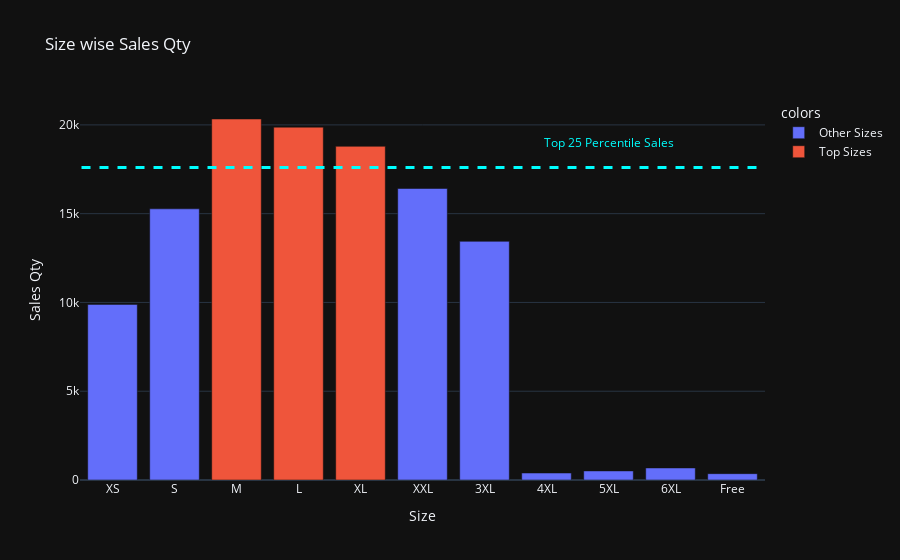

Notebook code for this chart:
### Code cell
# Size wise sales qty
top_sales = dataset[dataset.qty!=0].groupby('size', observed=True).qty.sum().reset_index().sort_values('size')
top_qty = np.percentile(top_sales.qty, [75])
top_sales['colors'] = np.where(top_sales.qty >= np.full(len(top_sales.qty), top_qty), 'lime', 'dodgerblue')
fig = px.bar(top_sales, x='size', y='qty', color = 'colors', template='plotly_dark', title='Size wise Sales Qty', labels={
    'qty':'Sales Qty', 'size':'Size'})
fig.for_each_trace(lambda t: t.update(name='Top Sizes' if t.name == 'lime' else 'Other Sizes'))
fig.add_shape(type="line",
              x0=-0.5,
              y0=top_qty[0],
              x1=len(top_sales['size'])-0.5,
              y1=top_qty[0],
              line=dict(
                  color="cyan",
                  width=3,
                  dash="dash"
              ))

fig.add_annotation(
    x=len(top_sales['size'])-3,
    y=top_qty[0]*1.08,
    xref="x",
    yref="y",
    text="Top 25 Percentile Sales",
    showarrow=False,
    font=dict(
        color="cyan",
        size=12
    ))
fig.update_xaxes(categoryorder='array', categoryarray=['XS', 'S', 'M', 'L', 'XL', 'XXL', '3XL', '4XL', '5XL', '6XL', 'Free'])
fig.show()

top_sizes = top_sales[top_sales['colors']=='lime']['size']
print(f'Among all the sizes the most common (Those in top 25 percentile) seem to be {', '.join(top_sizes.values[:-1])} & {top_sizes.values[-1]}\n')

### Figure 1 — Plotly figure (JSON) as saved in the notebook; plotly's stock layout.template omitted (floating-point values rounded to 4 significant figures)
{"data": [{"alignmentgroup": "True", "hovertemplate": "colors=dodgerblue<br>Size=%{x}<br>Sales Qty=%{y}<extra></extra>", "legendgroup": "dodgerblue", "marker": {"color": "#636efa", "pattern": {"shape": ""}}, "name": "Other Sizes", "offsetgroup": "dodgerblue", "orientation": "v", "showlegend": true, "textposition": "auto", "type": "bar", "x": ["XS", "S", "XXL", "3XL", "4XL", "5XL", "6XL", "Free"], "xaxis": "x", "y": [9891, 15272, 16418, 13440, 392, 511, 678, 357], "yaxis": "y"}, {"alignmentgroup": "True", "hovertemplate": "colors=lime<br>Size=%{x}<br>Sales Qty=%{y}<extra></extra>", "legendgroup": "lime", "marker": {"color": "#EF553B", "pattern": {"shape": ""}}, "name": "Top Sizes", "offsetgroup": "lime", "orientation": "v", "showlegend": true, "textposition": "auto", "type": "bar", "x": ["M", "L", "XL"], "xaxis": "x", "y": [20332, 19872, 18793], "yaxis": "y"}], "layout": {"annotations": [{"font": {"color": "cyan", "size": 12}, "showarrow": false, "text": "Top 25 Percentile Sales", "x": 8, "xref": "x", "y": 19010.0, "yref": "y"}], "autosize": true, "barmode": "relative", "legend": {"title": {"text": "colors"}, "tracegroupgap": 0}, "shapes": [{"line": {"color": "cyan", "dash": "dash", "width": 3}, "type": "line", "x0": -0.5, "x1": 10.5, "y0": 17610.0, "y1": 17610.0}], "title": {"text": "Size wise Sales Qty"}, "xaxis": {"anchor": "y", "autorange": true, "categoryarray": ["XS", "S", "M", "L", "XL", "XXL", "3XL", "4XL", "5XL", "6XL", "Free"], "categoryorder": "array", "domain": [0, 1], "range": [-0.5189, 10.52], "title": {"text": "Size"}, "type": "category"}, "yaxis": {"anchor": "x", "autorange": true, "domain": [0, 1], "range": [0, 21400.0], "title": {"text": "Sales Qty"}, "type": "linear"}}}
